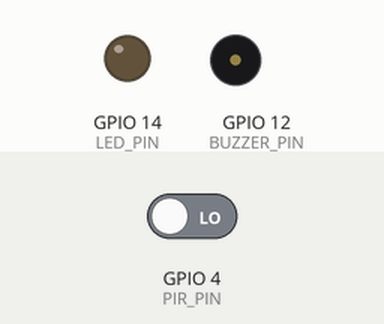
Recording of a program running on a simulated Raspberry Pi (BCM pin numbers). On the bench: output pins drawn as LEDs (lit = HIGH), buzzer (waves = sounding, pin HIGH). Inputs (shaded band) come from the test bench; at power-on: GPIO 4 (PIR_PIN) LOW. What the program prints to the terminal is not drawn.

Above: at 6.2 s.
6.3 s: GPIO 4 (PIR_PIN) driven HIGH
At 6.7 s:
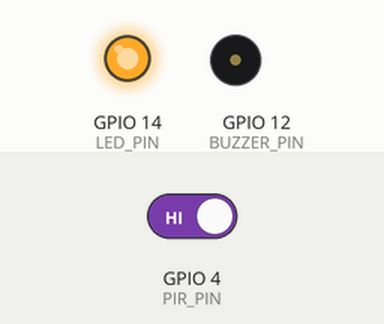
7.8 s: GPIO 4 (PIR_PIN) driven LOW
At 9.1 s:
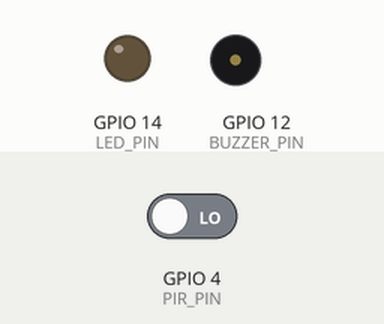
Timing chart, 0 to 10.8 s (numbered marks = the images above; inputs shaded):
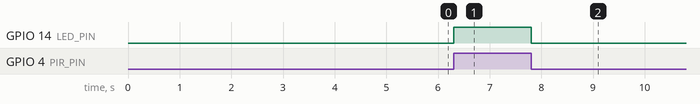

Measured:
- after the input at 6.3 s, GPIO 14 (LED_PIN): LOW → HIGH at once
- after the input at 7.8 s, GPIO 14 (LED_PIN): HIGH → LOW at once

The program:

pir_task.py
```python
# pir_task.py
import RPi.GPIO as GPIO
import time

PIR_PIN = 4
LED_PIN = 14
BUZZER_PIN = 12

GPIO.setmode(GPIO.BCM)
GPIO.setup(PIR_PIN, GPIO.IN)
GPIO.setup(LED_PIN, GPIO.OUT)
GPIO.setup(BUZZER_PIN, GPIO.OUT)

time.sleep(5)
print('PIR Ready...')

try:
    while True:
        val = GPIO.input(PIR_PIN)
        if val == GPIO.HIGH:    # 1, True, HIGH
            print('움직임 감지')
            GPIO.output(LED_PIN, GPIO.HIGH)
        else:
            print('움직임 없음')
            GPIO.output(LED_PIN, GPIO.LOW)

        time.sleep(0.1)
finally:
    GPIO.cleanup()
    print('cleanup and exit')
```
